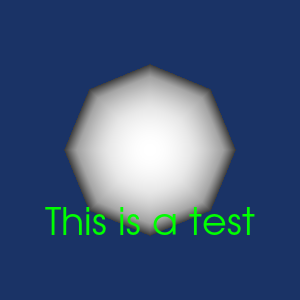

The script that drew this image:
#!/usr/bin/env python
# Demonstrate vtkTextWidget overlaid on a sphere actor.

import vtkmodules.vtkInteractionStyle  # noqa: F401
import vtkmodules.vtkRenderingFreeType  # noqa: F401
import vtkmodules.vtkRenderingOpenGL2  # noqa: F401

from vtkmodules.vtkFiltersSources import vtkSphereSource
from vtkmodules.vtkInteractionWidgets import vtkTextWidget
from vtkmodules.vtkRenderingCore import (
    vtkActor,
    vtkPolyDataMapper,
    vtkRenderWindow,
    vtkRenderWindowInteractor,
    vtkRenderer,
    vtkTextActor,
)

# Source
sphere_source = vtkSphereSource()

# Mapper + Actor
sphere_mapper = vtkPolyDataMapper()
sphere_mapper.SetInputConnection(sphere_source.GetOutputPort())

sphere_actor = vtkActor()
sphere_actor.SetMapper(sphere_mapper)

# Renderer
renderer = vtkRenderer()
renderer.AddActor(sphere_actor)
renderer.SetBackground(0.1, 0.2, 0.4)

# Render window
render_window = vtkRenderWindow()
render_window.AddRenderer(renderer)
render_window.SetWindowName("text widget test")
render_window.SetMultiSamples(0)
render_window.SetSize(300, 300)

# Interactor
interactor = vtkRenderWindowInteractor()
interactor.SetRenderWindow(render_window)

# Widget
text_actor = vtkTextActor()
text_actor.SetInput("This is a test")
text_actor.GetTextProperty().SetColor(0, 1, 0)

text_widget = vtkTextWidget()
text_widget.SetInteractor(interactor)
text_widget.SetTextActor(text_actor)
text_widget.GetRepresentation().GetPositionCoordinate().SetValue(0.15, 0.15)
text_widget.GetRepresentation().GetPosition2Coordinate().SetValue(0.7, 0.2)
text_widget.On()

# Scene
renderer.ResetCamera()

interactor.Initialize()
interactor.Start()
